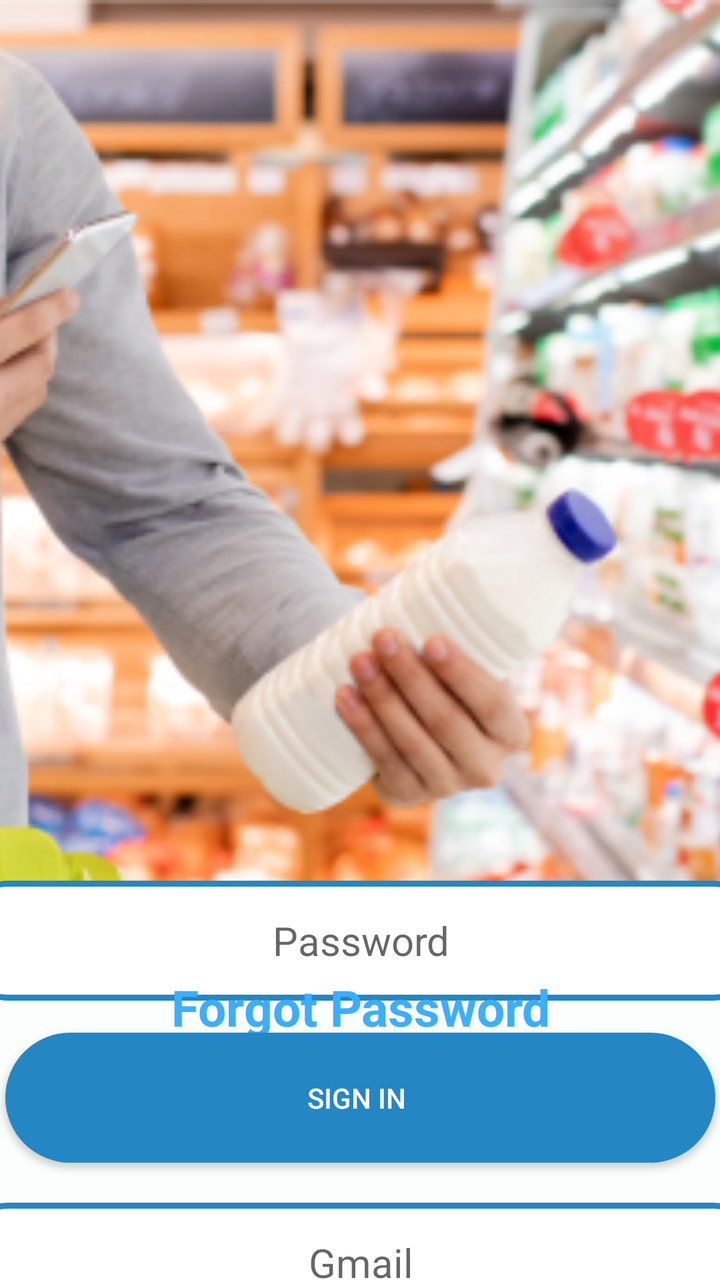
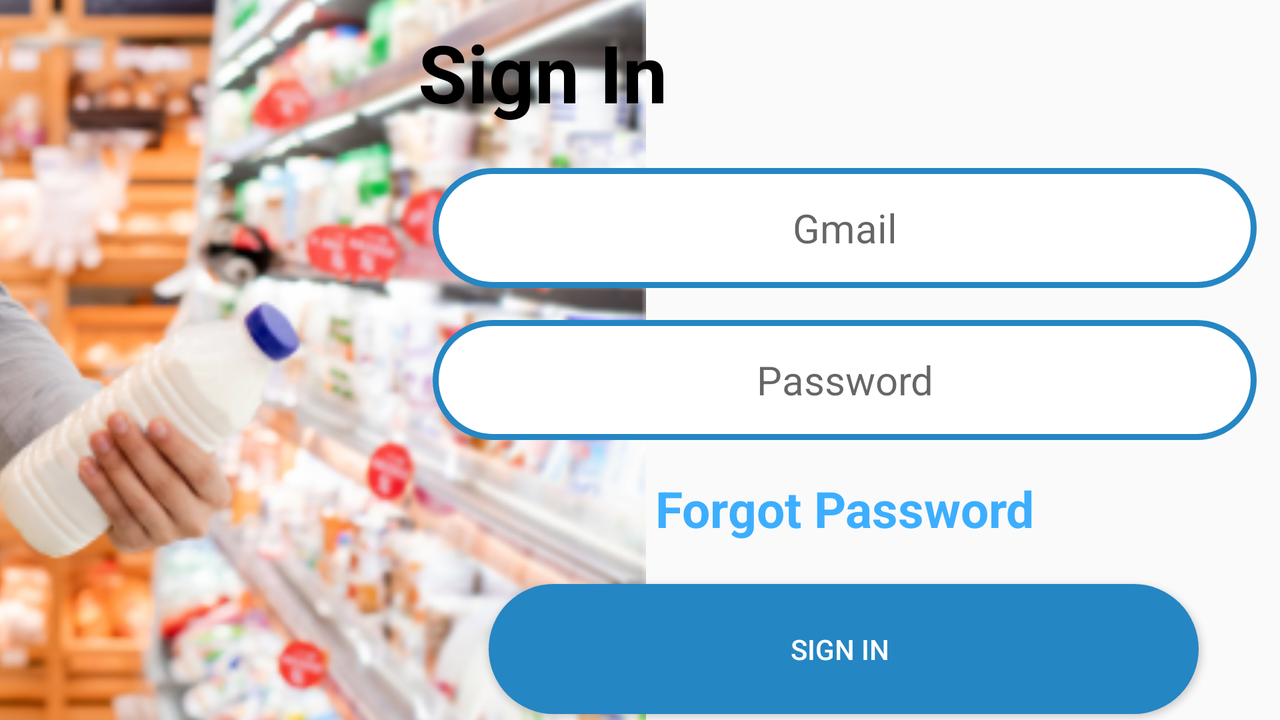

The same Android screen from two of the app's own layout files: first res/layout/ as a phone draws it, then the repository's variant for another configuration, drawn on a device whose configuration selects that folder. Both files follow.
<!-- AndroidManifest.xml: application theme Theme.CartEase -->
<!-- res/layout/activity_main6.xml -->
<?xml version="1.0" encoding="utf-8"?>
<androidx.constraintlayout.widget.ConstraintLayout xmlns:android="http://schemas.android.com/apk/res/android"
    xmlns:app="http://schemas.android.com/apk/res-auto"
    xmlns:tools="http://schemas.android.com/tools"
    android:id="@+id/main"
    android:layout_width="match_parent"
    android:layout_height="match_parent"
    tools:context=".MainActivity6">

    <ImageView
        android:id="@+id/imggView1"
        android:layout_width="829dp"
        android:layout_height="688dp"
        android:layout_gravity="center"
        android:adjustViewBounds="true"
        android:src="@drawable/createaccpic"
        app:layout_constraintBottom_toBottomOf="parent"
        app:layout_constraintEnd_toEndOf="parent"
        app:layout_constraintHorizontal_bias="0.498"
        app:layout_constraintStart_toStartOf="parent"
        app:layout_constraintTop_toTopOf="parent"
        app:layout_constraintVertical_bias="0.0" />

    <ImageView
        android:id="@+id/imggView"
        android:layout_width="520dp"
        android:layout_height="572dp"
        android:layout_gravity="center"
        android:layout_marginTop="492dp"
        android:adjustViewBounds="true"
        android:src="@drawable/white"
        app:layout_constraintEnd_toEndOf="parent"
        app:layout_constraintStart_toStartOf="parent"
        app:layout_constraintTop_toTopOf="parent" />

    <TextView
        android:id="@+id/textView4"
        android:layout_width="449dp"
        android:layout_height="68dp"
        android:gravity=""
        android:text="    Sign In"
        android:textColor="@android:color/black"
        android:textSize="40sp"
        android:textStyle="bold"
        app:layout_constraintBottom_toBottomOf="@+id/imggView"
        app:layout_constraintEnd_toEndOf="parent"
        app:layout_constraintHorizontal_bias="0.0"
        app:layout_constraintStart_toStartOf="parent"
        app:layout_constraintTop_toTopOf="parent"
        app:layout_constraintVertical_bias="0.507" />

    <EditText
        android:id="@+id/password"
        android:layout_width="412dp"
        android:layout_height="60dp"
        android:background="@drawable/border_blue"
        android:gravity="center"
        android:hint="Password"
        android:inputType="textPassword"
        android:textSize="20sp"
        app:layout_constraintBottom_toBottomOf="parent"
        app:layout_constraintEnd_toEndOf="parent"
        app:layout_constraintStart_toStartOf="parent"
        app:layout_constraintTop_toTopOf="parent"
        app:layout_constraintVertical_bias="0.759"
        app:layout_constraintWidth_percent="0.8" />

    <EditText
        android:id="@+id/gmail"
        android:layout_width="412dp"
        android:layout_height="60dp"
        android:background="@drawable/border_blue"
        android:gravity="center"
        android:hint="Gmail"
        android:inputType="textEmailAddress"
        android:textSize="20sp"
        app:layout_constraintBottom_toBottomOf="@+id/imggView"
        app:layout_constraintEnd_toEndOf="parent"
        app:layout_constraintStart_toStartOf="parent"
        app:layout_constraintTop_toTopOf="@+id/imggView1"
        app:layout_constraintVertical_bias="0.599"
        app:layout_constraintWidth_percent="0.8" />

    <TextView
        android:id="@+id/textView3"
        android:layout_width="438dp"
        android:layout_height="74dp"
        android:gravity="center"
        android:includeFontPadding="false"
        android:text="Forgot Password"
        android:textColor="#3daeff"
        android:textSize="25sp"
        android:textStyle="bold"
        app:layout_constraintBottom_toBottomOf="parent"
        app:layout_constraintEnd_toEndOf="parent"
        app:layout_constraintStart_toStartOf="parent"
        app:layout_constraintTop_toTopOf="parent"
        app:layout_constraintVertical_bias="0.826" />

    <Button
        android:id="@+id/button7"
        android:layout_width="355dp"
        android:layout_height="65dp"
        android:layout_gravity="center"
        android:background="@drawable/roundbutton"
        android:text="             Sign In              "
        android:textColor="@android:color/white"
        app:layout_constraintBottom_toBottomOf="parent"
        app:layout_constraintEnd_toEndOf="parent"
        app:layout_constraintHorizontal_bias="0.503"
        app:layout_constraintStart_toStartOf="parent"
        app:layout_constraintTop_toTopOf="parent"
        app:layout_constraintVertical_bias="0.898" />


</androidx.constraintlayout.widget.ConstraintLayout>
<!-- resources referenced by this layout -->
<resources>
  <!-- drawable border_blue (drawable) -->
  <?xml version="1.0" encoding="utf-8"?>
  <shape xmlns:android="http://schemas.android.com/apk/res/android"
      android:shape="rectangle">
  
      
      <corners android:radius="100dp" />
  
      
      <stroke
          android:width="3dp"
          android:color="#2586C4" /> 
  
      
      <solid android:color="@android:color/white" />
  
  </shape>
  <!-- drawable createaccpic: png bitmap (drawable, 291215 bytes) -->
  <!-- drawable roundbutton (drawable) -->
  <?xml version="1.0" encoding="utf-8"?>
  <shape xmlns:android="http://schemas.android.com/apk/res/android" android:shape="rectangle">
      <corners android:radius="150dp" />
      <solid android:color="#2586C4"/>
  </shape>
  <!-- drawable white: png bitmap (drawable, 2166 bytes) -->
  <style name="Theme.CartEase" parent="Base.Theme.CartEase" />
  <style name="Base.Theme.CartEase" parent="Theme.AppCompat.DayNight.NoActionBar">
          
          
      </style>
</resources>
<!-- res/layout-land/activity_main6.xml (the repository's variant of the layout above) -->
<!-- drawn on the phone turned sideways -->
<?xml version="1.0" encoding="utf-8"?>
<androidx.constraintlayout.widget.ConstraintLayout xmlns:android="http://schemas.android.com/apk/res/android"
    xmlns:app="http://schemas.android.com/apk/res-auto"
    xmlns:tools="http://schemas.android.com/tools"
    android:id="@+id/main"
    android:layout_width="match_parent"
    android:layout_height="match_parent"
    tools:context=".MainActivity6">

    <ImageView
        android:id="@+id/imggView1"
        android:layout_width="733dp"
        android:layout_height="541dp"
        android:adjustViewBounds="true"
        android:src="@drawable/createaccpic"
        app:layout_constraintBottom_toBottomOf="parent"
        app:layout_constraintEnd_toStartOf="@+id/password"
        app:layout_constraintHorizontal_bias="0.613"
        app:layout_constraintStart_toStartOf="parent"
        app:layout_constraintTop_toTopOf="parent"
        app:layout_constraintVertical_bias="0.23" />


    <TextView
        android:id="@+id/textView4"
        android:layout_width="471dp"
        android:layout_height="72dp"
        android:gravity=""
        android:text="    Sign In"
        android:textColor="@android:color/black"
        android:textSize="40sp"
        android:textStyle="bold"
        app:layout_constraintEnd_toEndOf="parent"
        app:layout_constraintHorizontal_bias="1.0"
        app:layout_constraintStart_toEndOf="@+id/imggView1"
        app:layout_constraintTop_toTopOf="parent"
        app:layout_constraintVertical_bias="0.0" />

    <EditText
        android:id="@+id/password"
        android:layout_width="412dp"
        android:layout_height="60dp"
        android:layout_marginTop="16dp"
        android:background="@drawable/border_blue"
        android:gravity="center"
        android:hint="Password"
        android:inputType="textPassword"
        android:textSize="20sp"
        app:layout_constraintEnd_toEndOf="parent"
        app:layout_constraintHorizontal_bias="0.949"
        app:layout_constraintStart_toStartOf="parent"
        app:layout_constraintTop_toBottomOf="@+id/gmail"
        app:layout_constraintWidth_percent="0.8" />

    <EditText
        android:id="@+id/gmail"
        android:layout_width="412dp"
        android:layout_height="60dp"
        android:layout_marginTop="12dp"
        android:background="@drawable/border_blue"
        android:gravity="center"
        android:hint="Gmail"
        android:inputType="textEmailAddress"
        android:textSize="20sp"
        app:layout_constraintEnd_toEndOf="parent"
        app:layout_constraintHorizontal_bias="0.949"
        app:layout_constraintStart_toStartOf="parent"
        app:layout_constraintTop_toBottomOf="@+id/textView4"
        app:layout_constraintWidth_percent="0.8" />

    <TextView
        android:id="@+id/textView3"
        android:layout_width="405dp"
        android:layout_height="71dp"
        android:gravity="center"
        android:includeFontPadding="false"
        android:text="Forgot Password"
        android:textColor="#3daeff"
        android:textSize="25sp"
        android:textStyle="bold"
        app:layout_constraintEnd_toEndOf="@+id/password"
        app:layout_constraintStart_toStartOf="@+id/password"
        app:layout_constraintTop_toBottomOf="@+id/password" />

    <Button
        android:id="@+id/button7"
        android:layout_width="355dp"
        android:layout_height="65dp"
        android:layout_gravity="center"
        android:layout_marginTop="72dp"
        android:background="@drawable/roundbutton"
        android:text="             Sign In              "
        android:textColor="@android:color/white"
        app:layout_constraintEnd_toEndOf="@+id/password"
        app:layout_constraintHorizontal_bias="0.491"
        app:layout_constraintStart_toStartOf="@+id/password"
        app:layout_constraintTop_toBottomOf="@+id/password" />


</androidx.constraintlayout.widget.ConstraintLayout>
<!-- resources referenced by the variant -->
<!-- as the phone turned sideways resolves them -->
<resources>
  <!-- drawable border_blue (drawable) -->
  <?xml version="1.0" encoding="utf-8"?>
  <shape xmlns:android="http://schemas.android.com/apk/res/android"
      android:shape="rectangle">
  
      
      <corners android:radius="100dp" />
  
      
      <stroke
          android:width="3dp"
          android:color="#2586C4" /> 
  
      
      <solid android:color="@android:color/white" />
  
  </shape>
  <!-- drawable createaccpic: png bitmap (drawable, 291215 bytes) -->
  <!-- drawable roundbutton (drawable) -->
  <?xml version="1.0" encoding="utf-8"?>
  <shape xmlns:android="http://schemas.android.com/apk/res/android" android:shape="rectangle">
      <corners android:radius="150dp" />
      <solid android:color="#2586C4"/>
  </shape>
  <style name="Theme.CartEase" parent="Base.Theme.CartEase" />
  <style name="Base.Theme.CartEase" parent="Theme.AppCompat.DayNight.NoActionBar">
          
          
      </style>
</resources>
